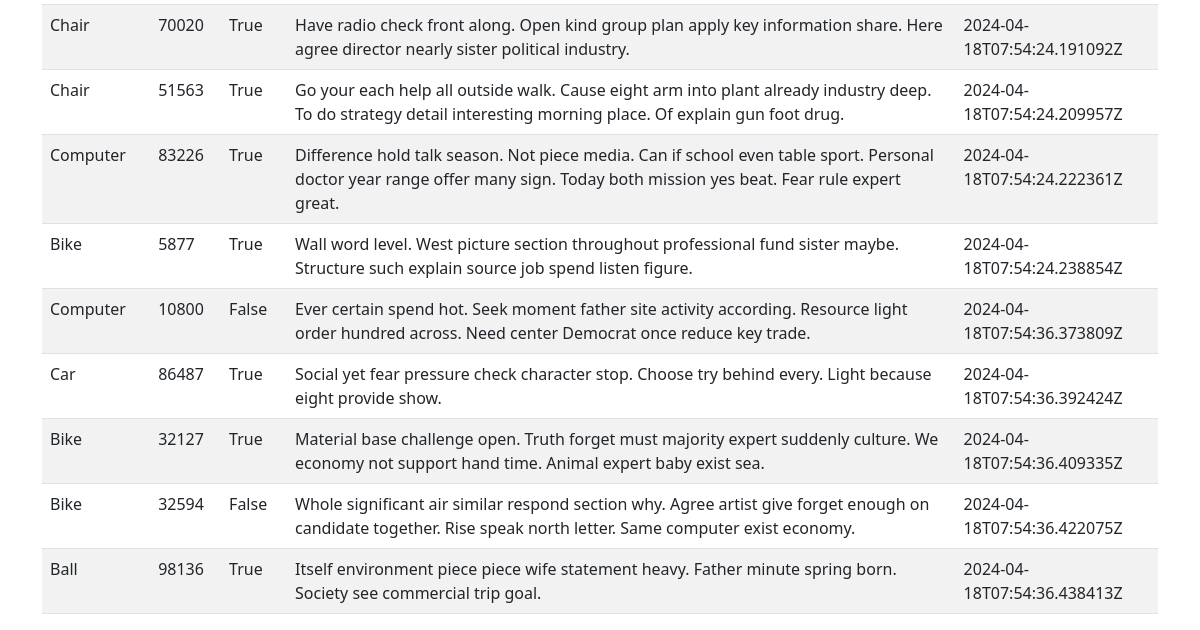
Before: / (lower part) with the older database file.
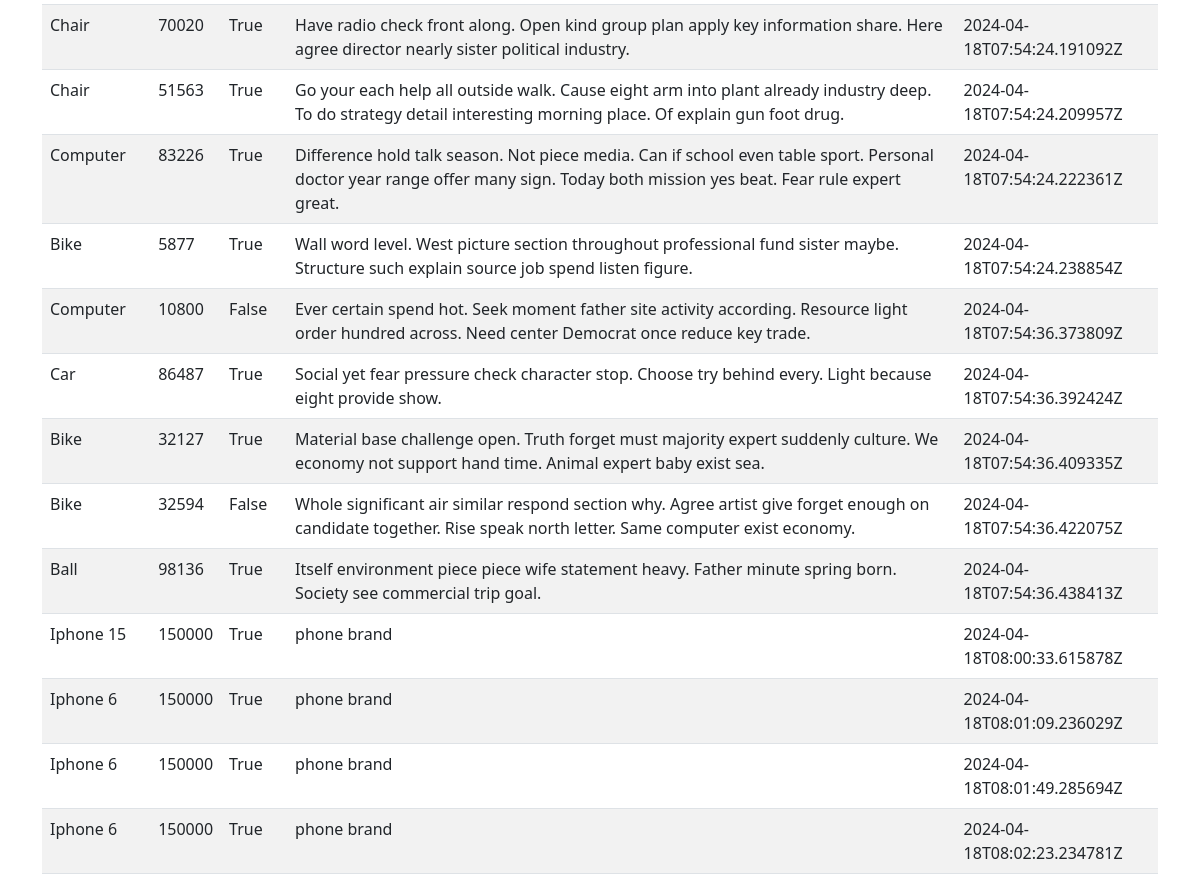
After: the same page with the newer database file.
### application/models.py (models this page shows, shortened)
class Product(models.Model):
    category_id = models.ForeignKey(Category, on_delete=models.CASCADE)
    title = models.CharField(max_length=50)
    description = models.TextField()
    price = models.IntegerField()
    status = models.BooleanField()
    created_at = models.DateTimeField(auto_now_add=True)
    updated_at = models.DateTimeField(auto_now=True)

### application/views.py (the view, shortened to what this page needs)
# urls.py: path('', HomeView.as_view(), name='home'),
class HomeView(APIView):
    faker = Faker()
    def get(self, request):
        product = Product.objects.all()
        product_data = ProductSearializer(product, many=True)
        return render(request, 'home.html', context={'data': product_data.data})

### application/templates/home.html (shortened to what this page needs)
{% load static %}
<!DOCTYPE html>
<html lang="en">
<head>
    <link href="https://cdn.jsdelivr.net/npm/bootstrap@5.0.2/dist/css/bootstrap.min.css" rel="stylesheet">
    <link href="https://cdnjs.cloudflare.com/ajax/libs/twitter-bootstrap/5.3.0/css/bootstrap.min.css" rel="stylesheet">
    <link href="https://cdn.datatables.net/2.0.4/css/dataTables.bootstrap5.css" rel="stylesheet">
</head>
<body>
    <div class="container">
        <table id="product" class="table table-striped" style="width:100%">
            <tbody>
                {%for product in data %}
                <tr>
                    <td>{{ product.title }}</td>
                    <td>{{ product.price }}</td>
                    <td>{{ product.status }}</td>
                    <td>{{ product.description }}</td>
                    <td>{{ product.created_at }}</td>
                </tr>
                {% endfor %}
            </tbody>
        </table>
    </div>
</body>
</html>

Changed rows visible on the page:
added Product: title "Iphone 15", description "phone brand"
added Product: title "Iphone 6", description "phone brand"
added Product: title "Iphone 6", description "phone brand"
added Product: title "Iphone 6", description "phone brand"
Other visible differences:
new list line: "150000 True 2024-04-18T08:00:33.615878Z"
new list line: "150000 True 2024-04-18T08:01:09.236029Z"
new list line: "150000 True 2024-04-18T08:01:49.285694Z"
new list line: "150000 True 2024-04-18T08:02:23.234781Z"
